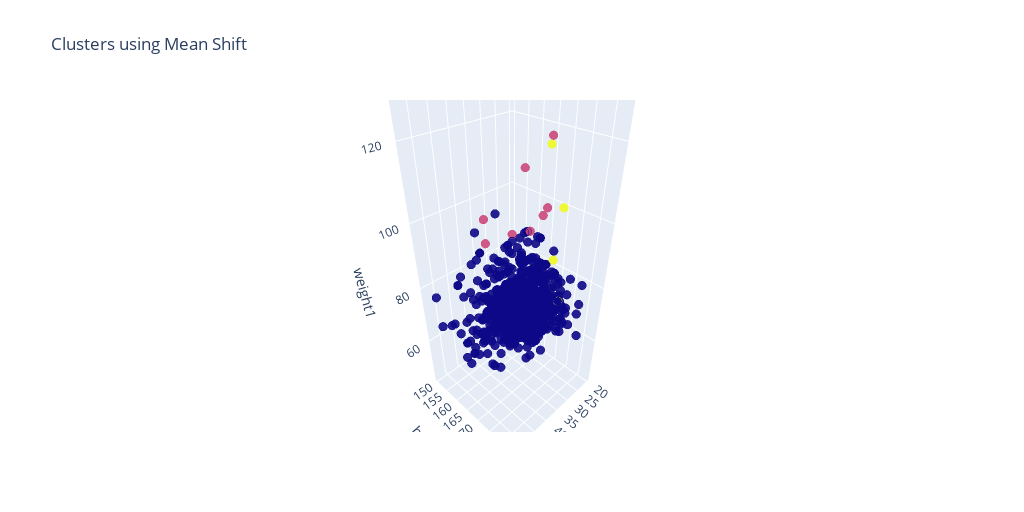

Write notebook code for a chart like this one.
### Markdown cell above
## Mean Shift

### Code cell
import plotly as plt
import plotly.graph_objects as go
from sklearn.cluster import MeanShift

# calling the agglomerative algorithm
model = MeanShift()

# training the model on dataset
y_model = model.fit_predict(df_new)

# creating pandas dataframe
df_new['cluster'] = pd.DataFrame(y_model)

# creating scattered graph
trace1 = go.Scatter3d(
    
    # storing the variables in x, y, and z axis
    hovertext=df_new['cluster'],
    x= df_new['age1'],
    y= df_new['height1'],
    z= df_new['weight1'],
    mode='markers',
     marker=dict(
        color = df_new['cluster'],
        size= 3,
        line=dict(
            color= df_new['cluster'],
            width= 12
        ),
        opacity=0.9
     )
)

# ploting graph 
data = [trace1]
layout = go.Layout(
    title= 'Clusters using Mean Shift',
    scene = dict(
            xaxis = dict(title  = 'age1'),
            yaxis = dict(title  = 'height1'),
            zaxis = dict(title  = 'weight1')
        ),
    width=1024, height=512
)
fig = go.Figure(data=data, layout=layout)
plt.offline.iplot(fig)

### Figure 1 — Plotly figure (JSON) as saved in the notebook; plotly's stock layout.template omitted (floating-point values rounded to 4 significant figures; data arrays with more than 128 entries replaced by an {"elided": "..."} marker saying what was removed)
{"data": [{"hovertext": {"elided": "912 int values"}, "marker": {"color": {"elided": "912 int values"}, "line": {"color": {"elided": "912 int values"}, "width": 12}, "opacity": 0.9, "size": 3}, "mode": "markers", "type": "scatter3d", "x": {"elided": "912 int values"}, "y": {"elided": "912 int values"}, "z": {"elided": "912 int values"}}], "layout": {"height": 512, "scene": {"xaxis": {"title": {"text": "age1"}}, "yaxis": {"title": {"text": "height1"}}, "zaxis": {"title": {"text": "weight1"}}}, "title": {"text": "Clusters using Mean Shift"}, "width": 1024}}
